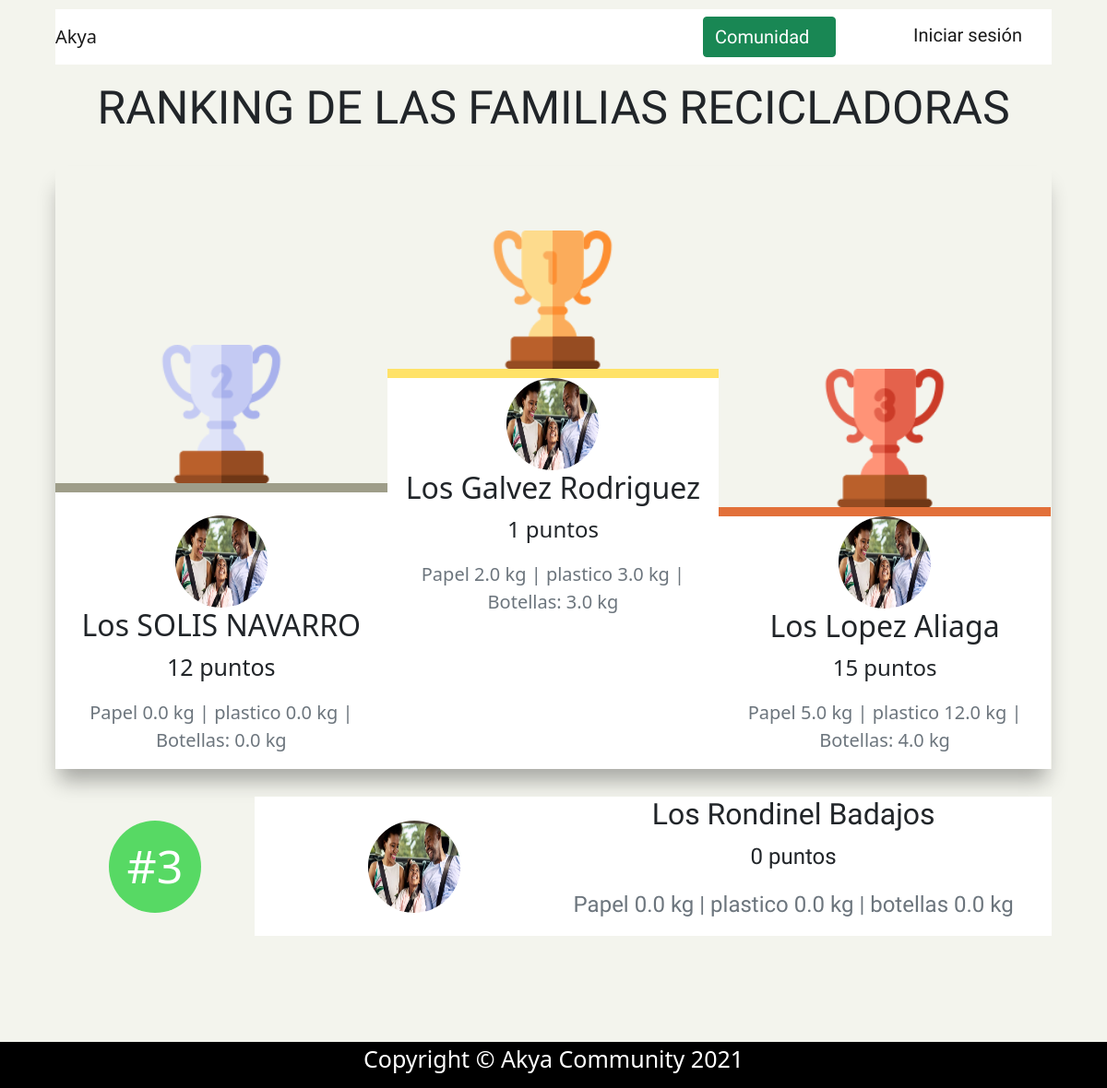
The page / on the database its author committed.
### user/models.py (models this page shows, shortened)
class Usuario(models.Model):
    familia=models.CharField(max_length=100)
    jefe_familia=models.CharField(max_length=50)
    internet=models.BooleanField()
    celular=models.IntegerField()
    direccion=models.CharField(max_length=100)
    cantidad_integrante=models.IntegerField()
    categoria=models.ForeignKey(Categoria,on_delete=models.CASCADE)

### recoleccion/models.py (models this page shows, shortened)
class Material(models.Model):
    usuario=models.ForeignKey(Usuario,on_delete=models.CASCADE)
    peso=models.FloatField()
    precio=models.FloatField()
    class Meta:
        abstract = True

class Papel(Material):
    tipo=models.ForeignKey(TipoPapel, on_delete=models.CASCADE)

class Plastico(Material):
    pass

class Botella(Material):
    tapa=models.BooleanField()

### recoleccion/views.py (the view)
# urls.py: path('', views.Main.as_view(),name="main"),
class Main(View):
    def get(self,request):
        usuarios=Usuario.objects.all()
        detalles=DetalleUsuario.objects.all()
        botellas = Botella.objects.all()
        plasticos = Plastico.objects.all()
        papeles = Papel.objects.all()
        recolectores_rango={}
        recolectores = {}
        posicion=3
        for i in usuarios:
            detalles_user={}
            detalles_user["puntos"] = detalles.get(usuario=i.id).puntos
            detalles_user["botella"]=botellas.get(usuario=i.id).peso
            detalles_user["plastico"] = plasticos.get(usuario=i.id).peso
            detalles_user["papel"] = papeles.get(usuario=i.id).peso
            if i.categoria.categoria=="Plata" or i.categoria.categoria=="Oro" or i.categoria.categoria=="Bronce":
                detalles_user["familia"] = i.familia
                recolectores_rango[i.categoria.categoria] = detalles_user
            else:
                detalles_user["categoria"] = i.categoria.categoria
                detalles_user["posicion"] = posicion
                recolectores[i.familia] = detalles_user
                posicion+=1
        print(recolectores)
        return render(request, "recoleccion/index.html",context={"rango":recolectores_rango,"recolectores": recolectores})

### recoleccion/templates/recoleccion/index.html (shortened to what this page needs)
{% load static %}
<!DOCTYPE html>
<html lang="en">
<head>
    <link rel="stylesheet" href="{% static 'recoleccion/css/bootstrap.min.css' %}">
    <link rel="stylesheet" href="{% static 'recoleccion/css/styles.css' %}">
</head>
<body style="background-color: #f3f4ed;">
<div  class="contenedor_principal">
  <nav class="navbar navbar-expand-lg navbar-light bg-white">
    <a class="navbar-brand" href="#">Akya</a>
      <div class="derecha">
         <label class="btn btn-success"> <a style="color:white;" class="navbar-brand" href="{% url 'main' %}">Comunidad</a></label>
          {% if user.is_authenticated %}
              <a class="navbar-brand" href="{% url 'logout' %}">Cerrar Sesión</a>
            {% else %}
          <a class="navbar-brand" href="{% url 'login' %}">Iniciar sesión</a>
          {% endif %}
      </div>
  </nav>
    <section class="title">
        <spam>RANKING DE LAS FAMILIAS RECICLADORAS</spam>
    </section>
    <div class="contenedor">
        <div class="plata">
            <div class="copa">
                <img src="{% static 'recoleccion/icons/copa-de-plata.png' %}" alt="">
            </div>
            <div class="detalles">
                <div class="detalles-tarjeta">
                        <div class="detalles-familia">
                            <div class="perfil-familia">
                                <img class="card-img-top" src="{% static 'recoleccion/icons/profile.jpg' %}" alt="Card image cap">
                            </div>
                              <div class="detalles-cuerpo">
                                <h2> Los {{ rango.Plata.familia }} </h2>
                                  <p>{{ rango.Plata.puntos }} puntos</p>
                                  <p class="text-muted" style="font-size:20px;text-align:center;"> Papel {{ rango.Plata.papel }} kg | plastico {{ rango.Plata.plastico }} kg | Botellas: {{ rango.Plata.botella }} kg </p>
                              </div>
                        </div>
                </div>
            </div>
        </div>
        <div class="oro">
            <div class="copa">
                <img src="{% static 'recoleccion/icons/copa-de-oro.png' %}" alt="">
            </div>
            <div class="detalles">
                <div class="detalles-tarjeta">
                        <div class="detalles-familia">
                            <div class="perfil-familia">
                                <img class="card-img-top" src="{% static 'recoleccion/icons/profile.jpg' %}" alt="Card image cap">
                            </div>
                              <div class="cuerpo">
                                <h2>Los {{ rango.Oro.familia }}</h2>
                                  <p>{{ rango.Oro.puntos }} puntos</p>
                                    <p class="text-muted" style="font-size:20px;text-align:center;"> Papel {{ rango.Oro.papel }} kg | plastico {{ rango.Oro.plastico }} kg | Botellas: {{ rango.Oro.botella }} kg </p>
                              </div>
                        </div>
                </div>
            </div>
        </div>
        <div class="bronce">
            <div class="copa">
                <img src="{% static 'recoleccion/icons/copa-de-bronce.png' %}" alt="">
            </div>
            <div class="detalles">
                <div class="detalles-tarjeta">
                        <div class="detalles-familia">
                            <div class="perfil-familia">
                                <img class="card-img-top" src="{% static 'recoleccion/icons/profile.jpg' %}" alt="Card image cap">
                            </div>
                              <div class="cuerpo">
                                <h2> Los {{ rango.Bronce.familia }}</h2>
                                  <p>{{ rango.Bronce.puntos }} puntos</p>
                                  <p class="text-muted" style="font-size:20px;text-align:center;"> Papel {{ rango.Bronce.papel }} kg | plastico {{ rango.Bronce.plastico }} kg | Botellas: {{ rango.Bronce.botella }} kg </p>
                              </div>
                        </div>
                </div>
            </div>
        </div>
    </div>
{% for k,recolector in  recolectores.items %}
    <div class="tarjeta">
            <div class="posicion">
                <div class="circulo">
                    <smap>#{{ recolector.posicion }}</smap>
                </div>
            </div>
            <div class="familia">
                <div class="perfil-familia">
                    <img class="card-img-top" src="{% static 'recoleccion/icons/profile.jpg' %}" alt="Card image cap">
                </div>
                  <div class="cuerpo">
                    <h2> Los {{ k }}</h2>
                      <p>{{ recolector.puntos }} puntos</p>
                    <p class="text-muted" >Papel {{ recolector.papel }} kg | plastico {{ recolector.plastico }} kg |  botellas {{ recolector.botella }} kg </p>
                  </div>
            </div>
    </div>
{% endfor %}
</div>
<footer class="footer">
    <spam>Copyright © Akya Community 2021</spam>
</footer>
</body>
</html>

### recoleccion/static/recoleccion/css/styles.css (style rules this page uses)
.navbar { width:100%; background-color:white; display: flex; justify-content: space-between; }
.derecha { width: 35%; display: flex; justify-content: space-between; font-family: 'Pragati Narrow', sans-serif; }
.derecha >a { width:150px; display: flex; justify-content:center; }
.title { margin-top:10px; display: flex; justify-content:center; height:100px; font-size:50px; font-family: 'Londrina Solid', cursive; }
.contenedor_principal { width:90%;padding:0px; margin:0px; display:flex; flex-direction:column; align-items:center; justify-content:center; margin-left: 5%; margin-bottom: 100px; margin-top: 10px; }
.contenedor { margin-bottom:20px; width:100%; display: flex; flex-direction: row; align-items: flex-end; -webkit-box-shadow: -1px 18px 21px -5px rgba(0,0,0,0.31); -moz-box-shadow: -1px 18px 21px -5px rgba(0,0,0,0.31); box-shadow: -1px 18px 21px -5px rgba(0,0,0,0.31); }
.oro { height: 100%; width: 33.3%; border-top-left-radius: 10px; border-top-right-radius: 10px; display: flex; flex-direction: column; align-items: flex-end; justify-content: space-between; }
.oro .copa { display: flex; justify-content:center; height: 27%; width:100%; margin-top: 10px; }
.detalles { width:100%; }
.copa img { height:150px; }
.oro .detalles { height :90%; background-color:white; border-top: 10px solid #ffe268; }
.oro .detalles .detalles-tarjeta { margin-bottom: 150px; }
.plata { display: flex; flex-direction: column; justify-content: space-between; height: 100%; width: 33.3%; }
.plata .detalles { height :80%; background-color:white; border-top: 10px solid #9e9d89; padding-top:25px; }
.plata .copa { margin-top:80px; display: flex; justify-content:center; align-items: flex-end; height: 27%; width:100%; }
.bronce { display: flex; flex-direction: column; align-items: flex-end; justify-content: space-between; border-top-left-radius: 10px; border-top-right-radius: 10px; height:100%; width: 33.3%; }
.bronce .detalles { height :60%; background-color:white; border-top: 10px solid #e2703a; text-align:center; }
.bronce .copa { margin-top:220px; display: flex; justify-content:center; align-items: flex-end; height: 27%; width:100%; }
.tarjeta { margin-top:10px; margin-bottom:15px; display: flex; flex-direction: row; justify-content:space-between; width:100%; }
.posicion { width:20%; }
.tarjeta .posicion { width:100px; height:100px; background-color:#57D964; display: flex; margin:auto; border-radius: 50px; }
.tarjeta .posicion .circulo { margin: auto; color:white; font-size:50px; }
.detalles-familia { display: flex; flex-direction:column; align-items:center; }
.perfil-familia img { width:100px; height:100px; border-radius: 50%; }
.detalles-familia .detalles-cuerpo { display: flex; flex-direction:column; align-items:center; justify-content:center; font-size:25px; }
.familia { width:80%; background-color:white; display: flex; font-family: 'Pragati Narrow', sans-serif; }
.familia .perfil-familia { width:40%; display: flex; justify-content:center; align-items:center; }
.familia .perfil-familia img { border-radius:50%; width:100px; height:100px; }
.cuerpo { font-size:1.5em; display:flex; flex-direction:column; flex-wrap: wrap; align-items:center; }
.footer { height:50px; background-color:black; text-align:center; color:white; font-size:25px; position: relative; bottom: 0px; left: 0px; right: 0px; margin-bottom: 0px; }

### rows shown on the page
Usuario: Plata.familia "SOLIS NAVARRO"
Papel: Plata.papel "0.0"
Plastico: Plata.plastico "0.0"
Botella: Plata.botella "0.0"
Usuario: Oro.familia "Galvez Rodriguez"
Papel: Oro.papel "2.0"
Plastico: Oro.plastico "3.0"
Botella: Oro.botella "3.0"
Usuario: Bronce.familia "Lopez Aliaga"
Papel: Bronce.papel "5.0"
Plastico: Bronce.plastico "12.0"
Botella: Bronce.botella "4.0"
Usuario: recolectores "Rondinel Badajos"
Papel: papel "0.0"
Plastico: plastico "0.0"
Botella: botella "0.0"

### other values the page prints
{{ rango.Plata.puntos }} "12"
{{ rango.Oro.puntos }} "1"
{{ rango.Bronce.puntos }} "15"
{{ recolector.posicion }} "3"
{{ recolector.puntos }} "0"
